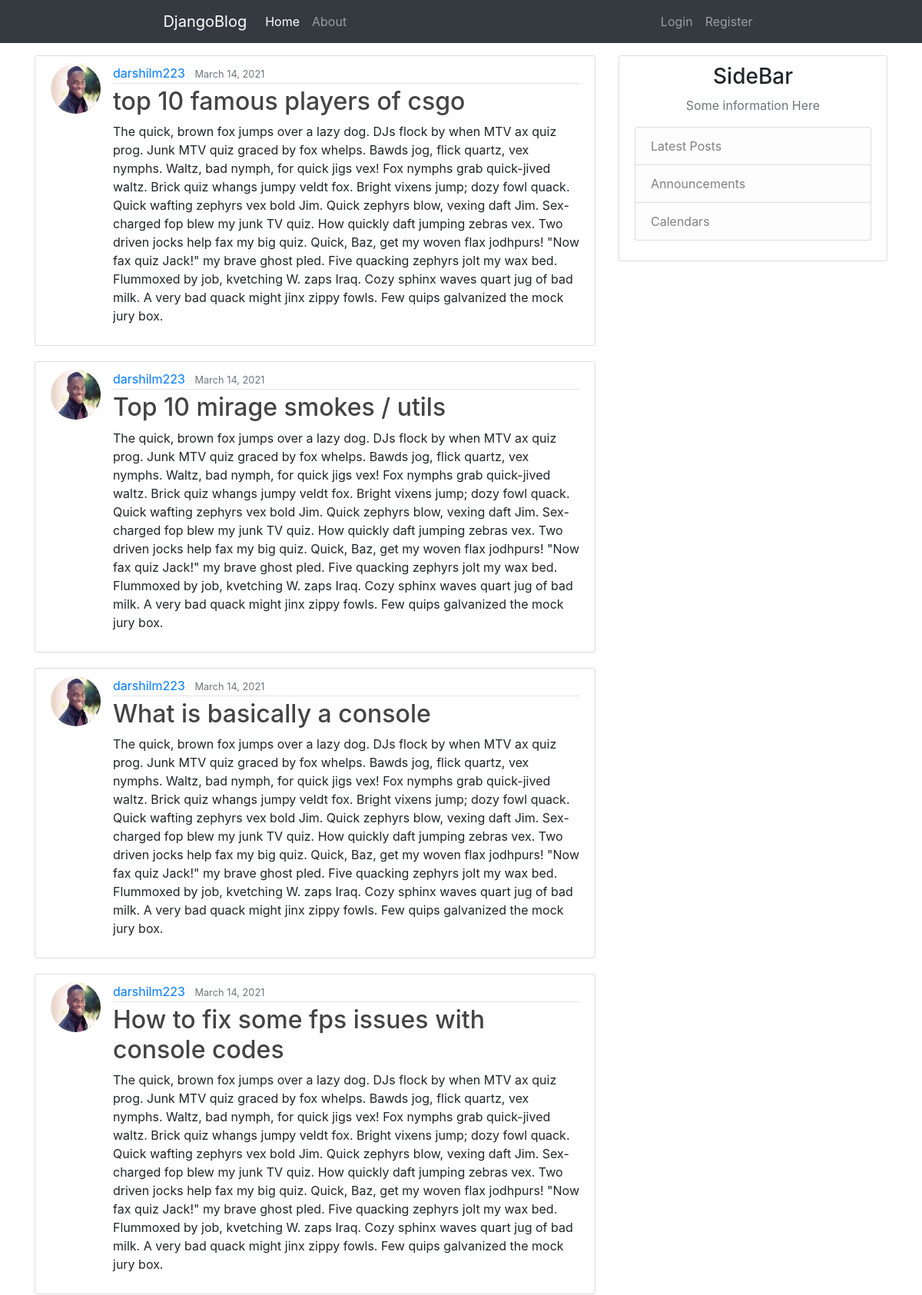
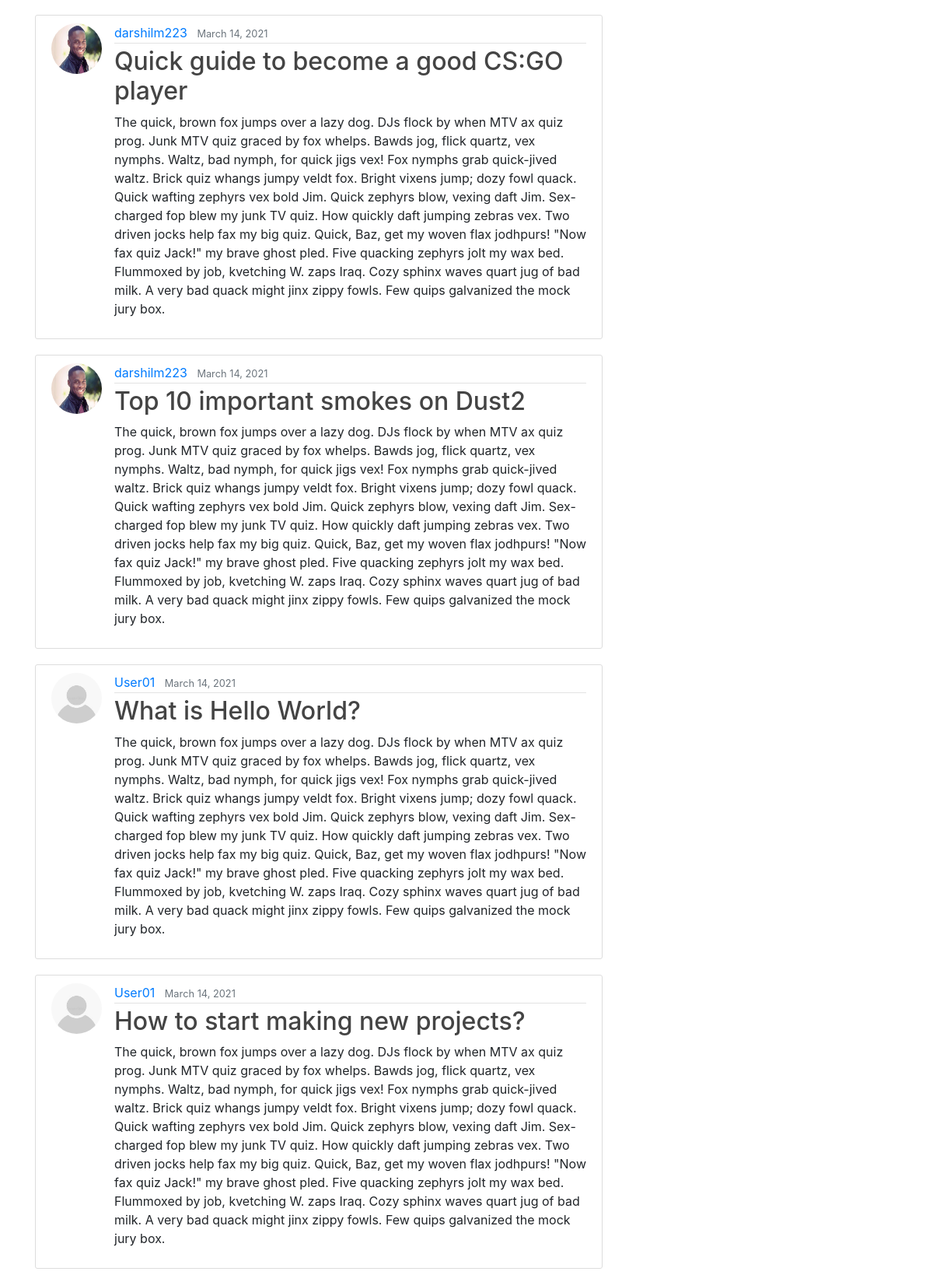
The page / (upper part) on the database its author committed (2 pictures, top to bottom).
### blog/models.py (models this page shows, shortened)
class Post(models.Model):
    title = models.CharField(max_length=50)
    content = models.TextField()
    date = models.DateTimeField(default=timezone.now)
    author = models.ForeignKey(User, on_delete=models.CASCADE)

### users/models.py (models this page shows, shortened)
class Profile(models.Model):
    user = models.OneToOneField(User, on_delete=models.CASCADE)
    image = models.ImageField(default='default.jpg', upload_to='profile_pics')

### blog/views.py (the view)
# urls.py: path('', PostListView.as_view(), name='blog-home'),
class PostListView(ListView):
    model = Post
    template_name = 'blog/home.html' # default > blog/post_list.html
    context_object_name = 'posts'
    ordering = ['-date']

### blog/templates/blog/home.html
{% extends "blog/base.html" %}
{% block content %}
    {% for post in posts %}
    <article class="media content-section">
      <img class="rounded-circle article-img" src="{{ post.author.profile.image.url }}" alt="admin-img">
      <div class="media-body">
        <div class="article-metadata">
          <a class="mr-2" href="#" target="_blank">{{ post.author }}</a>
          <small class="text-muted">{{ post.date|date:"F d, Y" }}</small>
        </div>
        <h2><a class="article-title" href="{% url 'post-detail' post.id %}">{{ post.title }}</a></h2>
        <p class="article-content">{{ post.content }}</p>
      </div>
    </article>
    {% endfor %}
{% endblock content %}

### blog/templates/blog/base.html (shortened to what this page needs)
<!DOCTYPE html>
<html>
<head>
    <link rel="stylesheet" href="https://maxcdn.bootstrapcdn.com/bootstrap/4.0.0/css/bootstrap.min.css">
</head>
<body>
    <nav class="navbar navbar-expand-lg navbar-dark bg-dark">
        <div class="collapse navbar-collapse" id="navbarSupportedContent">
            <ul class="navbar-nav mx-auto">
                <a class="navbar-brand" href="{% url 'blog-home' %}">DjangoBlog</a>
                <li class="nav-item active">
                    <a class="nav-link" href="{% url 'blog-home' %}">Home</a>
                </li>
                <li class="nav-item">
                    <a class="nav-link" href="{% url 'blog-about' %}">About</a>
                </li>
            </ul>
            <ul class="navbar-nav mx-auto">
              {% if user.is_authenticated %}
              <li class="nav-item">
                <a class="nav-link" href="{% url 'post-create' %}">New Post</a>
              </li>
              <li class="nav-item">
                <a class="nav-link" href="{% url 'profile' %}">Profile</a>
              </li>
              <li class="nav-item">
                <a class="nav-link" href="{% url 'logout' %}">Logout</a>
              </li>
              {% else %}
              <li class="nav-item">
                <a class="nav-link" href="{% url 'login' %}">Login</a>
              </li>
              <li class="nav-item">
                <a class="nav-link" href="{% url 'register' %}">Register</a>
              </li>
              {% endif %}
            </ul>
        </div>
    </nav>
    <main role="main" class="container mt-3">
      <div class="row">
        <div class="col-md-8">
          {% block content %}
          {% endblock %}
        </div>
        <div class="col-md-4">
          <div class="content-section">
            <h3 class="text-center">SideBar</h3>
            <p class='text-muted text-center'>Some information Here
              <ul class="list-group">
                <li class="list-group-item list-group-item-light">Latest Posts</li>
                <li class="list-group-item list-group-item-light">Announcements</li>
                <li class="list-group-item list-group-item-light">Calendars</li>
              </ul>
            </p>
          </div>
        </div>
      </div>
    </main>
</body>
</html>

### blog/templates/blog/base.html (style rules this page uses)
.content-section { background: #ffffff; padding: 10px 20px; border: 1px solid #dddddd; border-radius: 3px; margin-bottom: 20px; }
.article-title { color: #444444; }
.article-content { white-space: pre-line; }
.article-img { height: 65px; width: 65px; margin-right: 16px; }
.article-metadata { padding-bottom: 1px; margin-bottom: 4px; border-bottom: 1px solid #e3e3e3 }

### rows shown on the page
Post: author.profile.image (picture), author "darshilm223", date "March 14, 2021", title "top 10 famous players of csgo", content "The quick, brown fox jumps over a lazy dog. DJs flock by when MTV ax quiz prog. Junk MTV quiz graced by fox whelps. Bawds jog, flick quartz, vex nymphs. Waltz, bad nymph, for quick jigs vex! Fox nymphs grab quick-jived waltz. Brick quiz whangs jumpy veldt fox. Bright vixens jump; dozy fowl quack. Quick wafting zephyrs vex bold Jim. Quick zephyrs blow, vexing daft Jim. Sex-charged fop blew my junk TV quiz. How quickly daft jumping zebras vex. Two driven jocks help fax my big quiz. Quick, Baz, get my woven flax jodhpurs! \"Now fax quiz Jack!\" my brave ghost pled. Five quacking zephyrs jolt my wax bed. Flummoxed by job, kvetching W. zaps Iraq. Cozy sphinx waves quart jug of bad milk. A very bad…"
Post: author.profile.image (picture), author "darshilm223", date "March 14, 2021", title "Top 10 mirage smokes / utils", content "The quick, brown fox jumps over a lazy dog. DJs flock by when MTV ax quiz prog. Junk MTV quiz graced by fox whelps. Bawds jog, flick quartz, vex nymphs. Waltz, bad nymph, for quick jigs vex! Fox nymphs grab quick-jived waltz. Brick quiz whangs jumpy veldt fox. Bright vixens jump; dozy fowl quack. Quick wafting zephyrs vex bold Jim. Quick zephyrs blow, vexing daft Jim. Sex-charged fop blew my junk TV quiz. How quickly daft jumping zebras vex. Two driven jocks help fax my big quiz. Quick, Baz, get my woven flax jodhpurs! \"Now fax quiz Jack!\" my brave ghost pled. Five quacking zephyrs jolt my wax bed. Flummoxed by job, kvetching W. zaps Iraq. Cozy sphinx waves quart jug of bad milk. A very bad…"
Post: author.profile.image (picture), author "darshilm223", date "March 14, 2021", title "What is basically a console", content "The quick, brown fox jumps over a lazy dog. DJs flock by when MTV ax quiz prog. Junk MTV quiz graced by fox whelps. Bawds jog, flick quartz, vex nymphs. Waltz, bad nymph, for quick jigs vex! Fox nymphs grab quick-jived waltz. Brick quiz whangs jumpy veldt fox. Bright vixens jump; dozy fowl quack. Quick wafting zephyrs vex bold Jim. Quick zephyrs blow, vexing daft Jim. Sex-charged fop blew my junk TV quiz. How quickly daft jumping zebras vex. Two driven jocks help fax my big quiz. Quick, Baz, get my woven flax jodhpurs! \"Now fax quiz Jack!\" my brave ghost pled. Five quacking zephyrs jolt my wax bed. Flummoxed by job, kvetching W. zaps Iraq. Cozy sphinx waves quart jug of bad milk. A very bad…"
Post: author.profile.image (picture), author "darshilm223", date "March 14, 2021", title "How to fix some fps issues with console codes", content "The quick, brown fox jumps over a lazy dog. DJs flock by when MTV ax quiz prog. Junk MTV quiz graced by fox whelps. Bawds jog, flick quartz, vex nymphs. Waltz, bad nymph, for quick jigs vex! Fox nymphs grab quick-jived waltz. Brick quiz whangs jumpy veldt fox. Bright vixens jump; dozy fowl quack. Quick wafting zephyrs vex bold Jim. Quick zephyrs blow, vexing daft Jim. Sex-charged fop blew my junk TV quiz. How quickly daft jumping zebras vex. Two driven jocks help fax my big quiz. Quick, Baz, get my woven flax jodhpurs! \"Now fax quiz Jack!\" my brave ghost pled. Five quacking zephyrs jolt my wax bed. Flummoxed by job, kvetching W. zaps Iraq. Cozy sphinx waves quart jug of bad milk. A very bad…"
Post: author.profile.image (picture), author "darshilm223", date "March 14, 2021", title "Quick guide to become a good CS:GO player", content "The quick, brown fox jumps over a lazy dog. DJs flock by when MTV ax quiz prog. Junk MTV quiz graced by fox whelps. Bawds jog, flick quartz, vex nymphs. Waltz, bad nymph, for quick jigs vex! Fox nymphs grab quick-jived waltz. Brick quiz whangs jumpy veldt fox. Bright vixens jump; dozy fowl quack. Quick wafting zephyrs vex bold Jim. Quick zephyrs blow, vexing daft Jim. Sex-charged fop blew my junk TV quiz. How quickly daft jumping zebras vex. Two driven jocks help fax my big quiz. Quick, Baz, get my woven flax jodhpurs! \"Now fax quiz Jack!\" my brave ghost pled. Five quacking zephyrs jolt my wax bed. Flummoxed by job, kvetching W. zaps Iraq. Cozy sphinx waves quart jug of bad milk. A very bad…"
Post: author.profile.image (picture), author "darshilm223", date "March 14, 2021", title "Top 10 important smokes on Dust2", content "The quick, brown fox jumps over a lazy dog. DJs flock by when MTV ax quiz prog. Junk MTV quiz graced by fox whelps. Bawds jog, flick quartz, vex nymphs. Waltz, bad nymph, for quick jigs vex! Fox nymphs grab quick-jived waltz. Brick quiz whangs jumpy veldt fox. Bright vixens jump; dozy fowl quack. Quick wafting zephyrs vex bold Jim. Quick zephyrs blow, vexing daft Jim. Sex-charged fop blew my junk TV quiz. How quickly daft jumping zebras vex. Two driven jocks help fax my big quiz. Quick, Baz, get my woven flax jodhpurs! \"Now fax quiz Jack!\" my brave ghost pled. Five quacking zephyrs jolt my wax bed. Flummoxed by job, kvetching W. zaps Iraq. Cozy sphinx waves quart jug of bad milk. A very bad…"
Post: author.profile.image (placeholder picture), author "User01", date "March 14, 2021", title "What is Hello World?", content "The quick, brown fox jumps over a lazy dog. DJs flock by when MTV ax quiz prog. Junk MTV quiz graced by fox whelps. Bawds jog, flick quartz, vex nymphs. Waltz, bad nymph, for quick jigs vex! Fox nymphs grab quick-jived waltz. Brick quiz whangs jumpy veldt fox. Bright vixens jump; dozy fowl quack. Quick wafting zephyrs vex bold Jim. Quick zephyrs blow, vexing daft Jim. Sex-charged fop blew my junk TV quiz. How quickly daft jumping zebras vex. Two driven jocks help fax my big quiz. Quick, Baz, get my woven flax jodhpurs! \"Now fax quiz Jack!\" my brave ghost pled. Five quacking zephyrs jolt my wax bed. Flummoxed by job, kvetching W. zaps Iraq. Cozy sphinx waves quart jug of bad milk. A very bad…"
Post: author.profile.image (placeholder picture), author "User01", date "March 14, 2021", title "How to start making new projects?", content "The quick, brown fox jumps over a lazy dog. DJs flock by when MTV ax quiz prog. Junk MTV quiz graced by fox whelps. Bawds jog, flick quartz, vex nymphs. Waltz, bad nymph, for quick jigs vex! Fox nymphs grab quick-jived waltz. Brick quiz whangs jumpy veldt fox. Bright vixens jump; dozy fowl quack. Quick wafting zephyrs vex bold Jim. Quick zephyrs blow, vexing daft Jim. Sex-charged fop blew my junk TV quiz. How quickly daft jumping zebras vex. Two driven jocks help fax my big quiz. Quick, Baz, get my woven flax jodhpurs! \"Now fax quiz Jack!\" my brave ghost pled. Five quacking zephyrs jolt my wax bed. Flummoxed by job, kvetching W. zaps Iraq. Cozy sphinx waves quart jug of bad milk. A very bad…"
